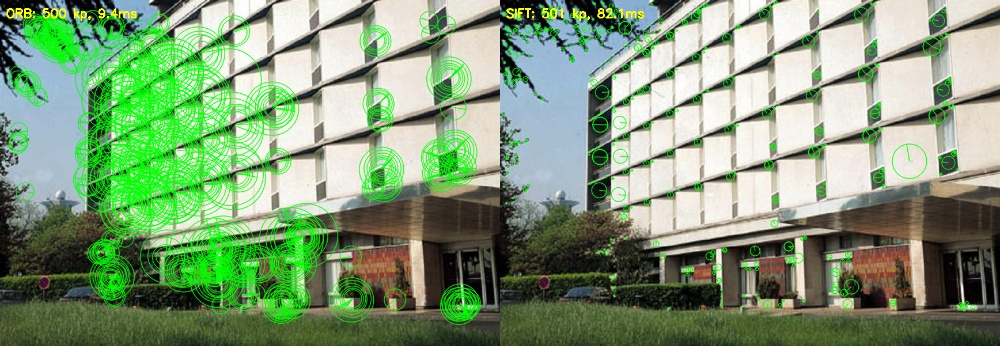
#> input picture Bab-07-Deteksi-Fitur-dan-Pencocokan/praktikum/output/orb_vs_sift_comparison.jpg, 1000 x 346 px
$ python -i 04_orb_detection.py   (imports and definitions only)
#> lines starting #> are read from the running program, lines starting #| are printed output that depends on the picture; after the words box and inside, x2 and y2 are one past the last pixel; in counts of white or black regions, pixels touching at a corner belong together
"""
=============================================================================
PRAKTIKUM 4: ORB FEATURE DETECTION
=============================================================================
Deskripsi:
    Program ini mendemonstrasikan algoritma ORB (Oriented FAST and Rotated
    BRIEF) yang merupakan alternatif cepat dan gratis untuk SIFT/SURF.
    ORB menggabungkan FAST detector dengan BRIEF descriptor yang dirotasi.

Konsep Utama:
    - FAST (Features from Accelerated Segment Test) untuk deteksi keypoint
    - BRIEF (Binary Robust Independent Elementary Features) untuk descriptor
    - Penambahan orientasi untuk rotation invariance
    - Descriptor binary 256-bit (sangat compact dan cepat)

Keunggulan ORB:
    - 10-100x lebih cepat dari SIFT
    - Free dan tidak ada paten
    - Binary descriptor = matching sangat cepat
    - Cocok untuk real-time applications

Kekurangan ORB:
    - Kurang robust terhadap perubahan skala besar
    - Performa di bawah SIFT untuk beberapa kasus

Aplikasi Dunia Nyata:
    - Real-time tracking
    - Mobile AR applications
    - Robotics (karena computational efficiency)
    - Embedded systems

=============================================================================
PARAMETER YANG BISA DIUBAH (Silakan eksperimen!)
=============================================================================
"""

# ===================== PARAMETER YANG BISA DIUBAH =====================
# Jumlah maksimum fitur yang dipertahankan
N_FEATURES = 500  # Coba ubah: 100, 500, 1000, 2000

# Faktor skala piramida (harus > 1)
# Nilai mendekati 1 = lebih banyak level, lebih lambat tapi lebih baik
SCALE_FACTOR = 1.2  # Coba ubah: 1.1, 1.2, 1.5, 2.0

# Jumlah level piramida
N_LEVELS = 8  # Coba ubah: 4, 8, 12, 16

# Threshold untuk edge detection di FAST
EDGE_THRESHOLD = 31  # Coba ubah: 15, 31, 45

# Ukuran patch untuk orientasi
PATCH_SIZE = 31  # Default, biasanya tidak perlu diubah

# FAST threshold
FAST_THRESHOLD = 20  # Coba ubah: 10, 20, 30

# Score type: HARRIS_SCORE atau FAST_SCORE
USE_HARRIS_SCORE = True  # True = Harris, False = FAST
# ======================================================================

import cv2
import numpy as np
import os
import time

def get_script_dir():
    """Mendapatkan direktori script ini berada"""
    return os.path.dirname(os.path.abspath(__file__))

# [48 lines left out: function orb_detection, not called in this run]

def compare_orb_sift(image_path):
    """
    Membandingkan ORB dengan SIFT
    """
#> called with image_path = 'output/orb_vs_sift_comparison.jpg'
    img = cv2.imread(image_path)
#> img is the input picture: shape (346, 1000, 3); mean B, G, R 118.8, 153.7, 128.2
    if img is None:
        return None

    gray = cv2.cvtColor(img, cv2.COLOR_BGR2GRAY)
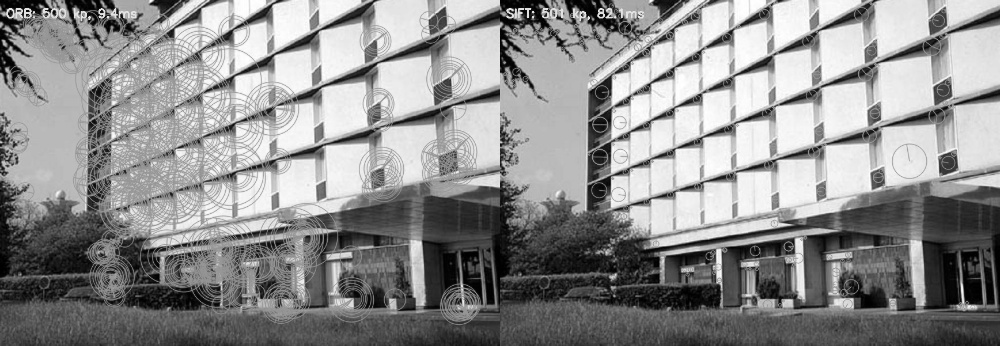
#> gray: shape (346, 1000); min 0, max 255, mean 142.1

    # ORB
    orb = cv2.ORB_create(nfeatures=500)
    start = time.time()
    kp_orb, desc_orb = orb.detectAndCompute(gray, None)
#> kp_orb = 500 keypoints; strongest (x, y, size): (503, 40, 31), (498, 186, 31), (500, 142, 31), (500, 145, 31)
    time_orb = (time.time() - start) * 1000

    # SIFT
    sift = cv2.SIFT_create(nfeatures=500)
    start = time.time()
    kp_sift, desc_sift = sift.detectAndCompute(gray, None)
#> kp_sift = 500 keypoints; strongest (x, y, size): (102, 11, 1.9), (601, 15, 1.9), (23, 14, 1.8), (54, 12, 2.6)
    time_sift = (time.time() - start) * 1000

    # Gambar hasil
    result_orb = cv2.drawKeypoints(img.copy(), kp_orb, None, color=(0, 255, 0),
                                    flags=cv2.DRAW_MATCHES_FLAGS_DRAW_RICH_KEYPOINTS)
    result_sift = cv2.drawKeypoints(img.copy(), kp_sift, None, color=(0, 255, 0),
                                     flags=cv2.DRAW_MATCHES_FLAGS_DRAW_RICH_KEYPOINTS)
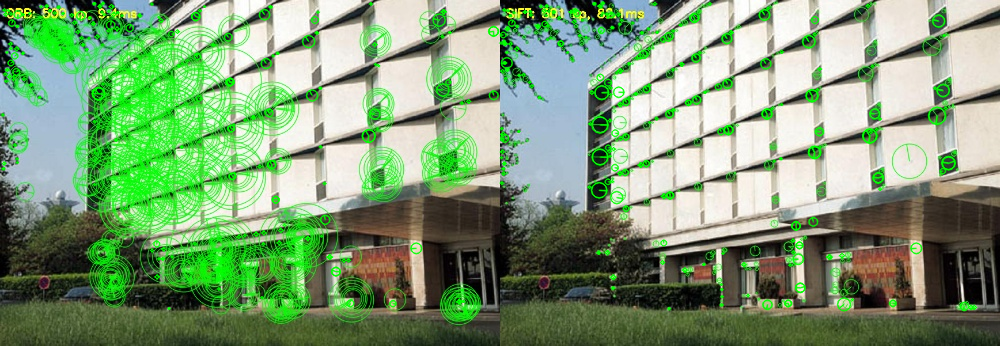
#> result_sift: shape (346, 1000, 3); mean B, G, R 117.2, 156.7, 126.4

    # Tambah label
    font = cv2.FONT_HERSHEY_SIMPLEX
    cv2.putText(result_orb, f"ORB: {len(kp_orb)} kp, {time_orb:.1f}ms",
                (10, 30), font, 0.7, (0, 255, 255), 2)
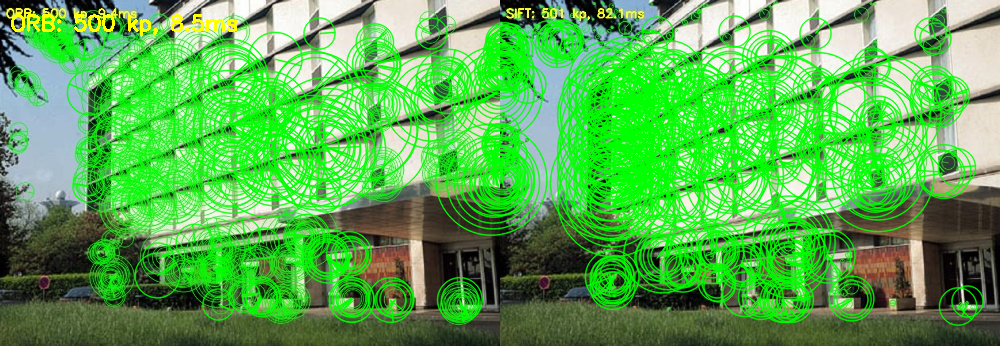
#> result_orb: shape (346, 1000, 3); mean B, G, R 81.1, 173, 89.6
    cv2.putText(result_sift, f"SIFT: {len(kp_sift)} kp, {time_sift:.1f}ms",
                (10, 30), font, 0.7, (0, 255, 255), 2)
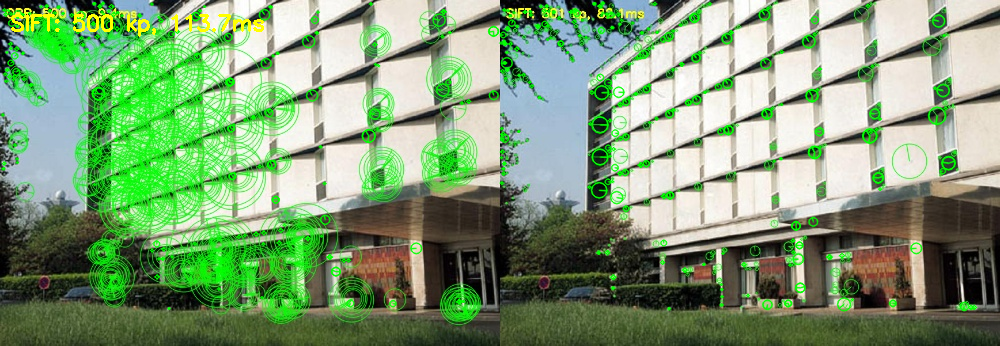
#> result_sift: shape (346, 1000, 3); 0.44% of pixels changed, all inside (x1, y1, x2, y2) = (11, 14, 264, 37)

    # Resize
    max_width = 500
    h, w = result_orb.shape[:2]
#> h = 346; w = 1000
    if w > max_width:
        scale = max_width / w
#> scale = 0.5
        result_orb = cv2.resize(result_orb, None, fx=scale, fy=scale)
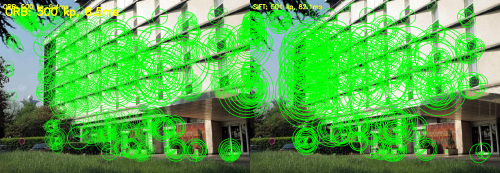
#> result_orb: shape (173, 500, 3); mean B, G, R 81.3, 173.1, 89.8
        result_sift = cv2.resize(result_sift, None, fx=scale, fy=scale)
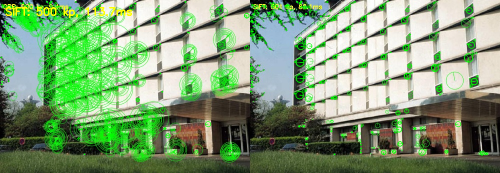
#> result_sift: shape (173, 500, 3); mean B, G, R 116.9, 157.1, 127.2

    comparison = np.hstack([result_orb, result_sift])
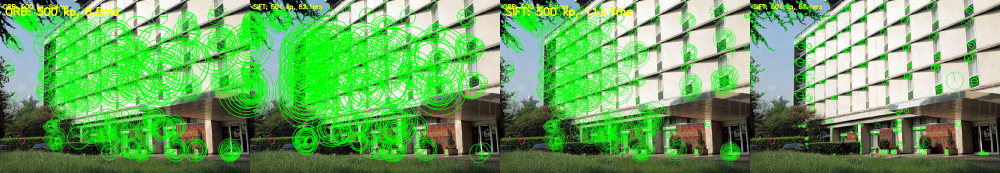
#> comparison: shape (173, 1000, 3); mean B, G, R 99.1, 165.1, 108.5

    return comparison, time_orb, time_sift

# [167 lines left out: functions compare_scale_factors, main, not called in this run]

# [2 lines not run here, left out]

>>> result = compare_orb_sift('output/orb_vs_sift_comparison.jpg')

$ run again, on Bab-07-Deteksi-Fitur-dan-Pencocokan/praktikum/output/akaze_building.jpg
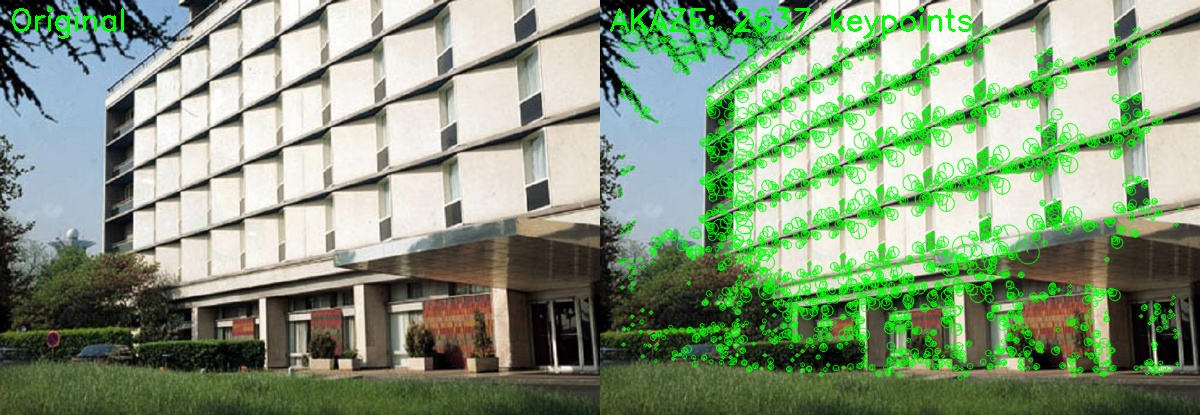
#> input picture Bab-07-Deteksi-Fitur-dan-Pencocokan/praktikum/output/akaze_building.jpg, 1200 x 415 px
#> in compare_orb_sift, img is the input picture: shape (415, 1200, 3); mean B, G, R 123.4, 152.4, 132.1
#> in compare_orb_sift, `gray = cv2.cvtColor(img, cv2.COLOR_BGR2GRAY)`:
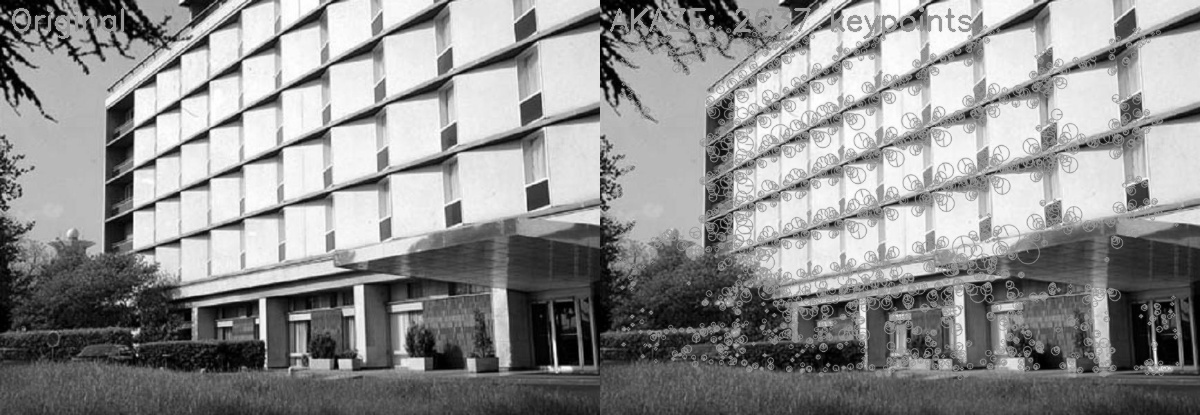
#> gray: shape (415, 1200); min 0, max 255, mean 143
#> kp_orb = 500 keypoints; strongest (x, y, size): (603, 48, 31), (559, 363, 44.6), (181, 193, 31), (211, 82, 31)
#> kp_sift = 500 keypoints; strongest (x, y, size): (175, 107, 7.9), (203, 136, 8.2), (151, 122, 7.4), (204, 89, 8.4)
#> in compare_orb_sift, `comparison = np.hstack([result_orb, result_sift])`:
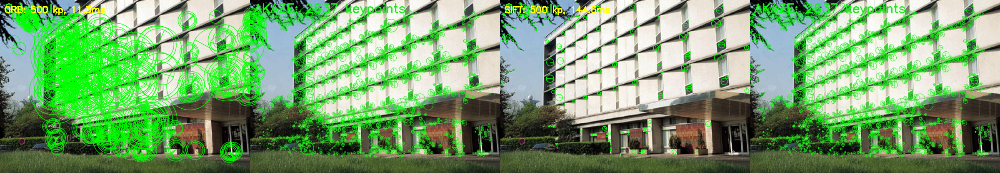
#> comparison: shape (173, 1000, 3); mean B, G, R 109.9, 160.9, 118.7

$ run again, on Bab-07-Deteksi-Fitur-dan-Pencocokan/praktikum/output/akaze_butterfly.jpg
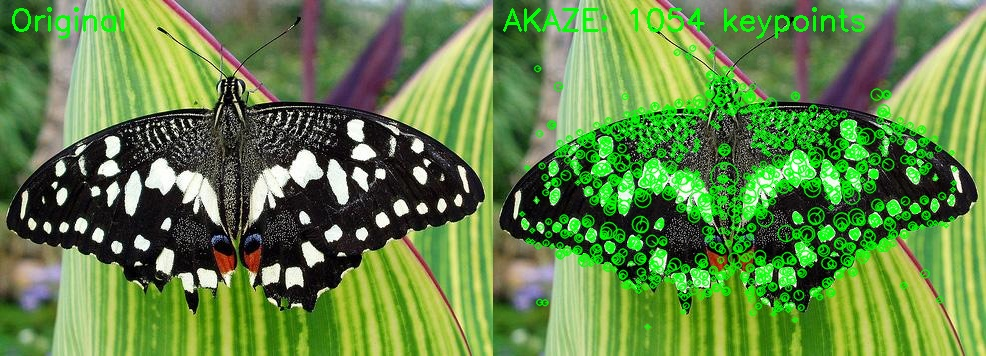
#> input picture Bab-07-Deteksi-Fitur-dan-Pencocokan/praktikum/output/akaze_butterfly.jpg, 986 x 356 px
#> in compare_orb_sift, img is the input picture: shape (356, 986, 3); mean B, G, R 70.5, 134.7, 99
#> kp_orb = 500 keypoints; strongest (x, y, size): (53, 185, 37.2), (137, 262, 31), (64, 225, 53.6), (31, 219, 31)
#> kp_sift = 500 keypoints; strongest (x, y, size): (382, 220, 8.9), (98, 235, 8.1), (362, 234, 8), (64, 227, 6.2)
#> in compare_orb_sift, `comparison = np.hstack([result_orb, result_sift])`:
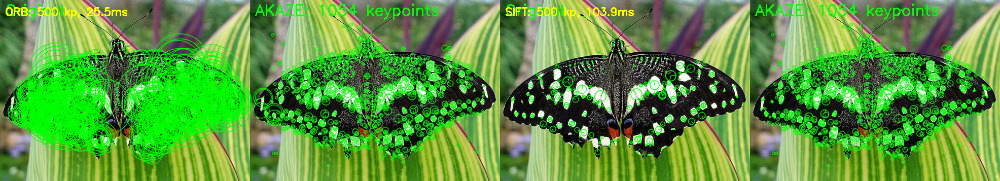
#> comparison: shape (181, 1000, 3); mean B, G, R 62.8, 149.6, 91.2
